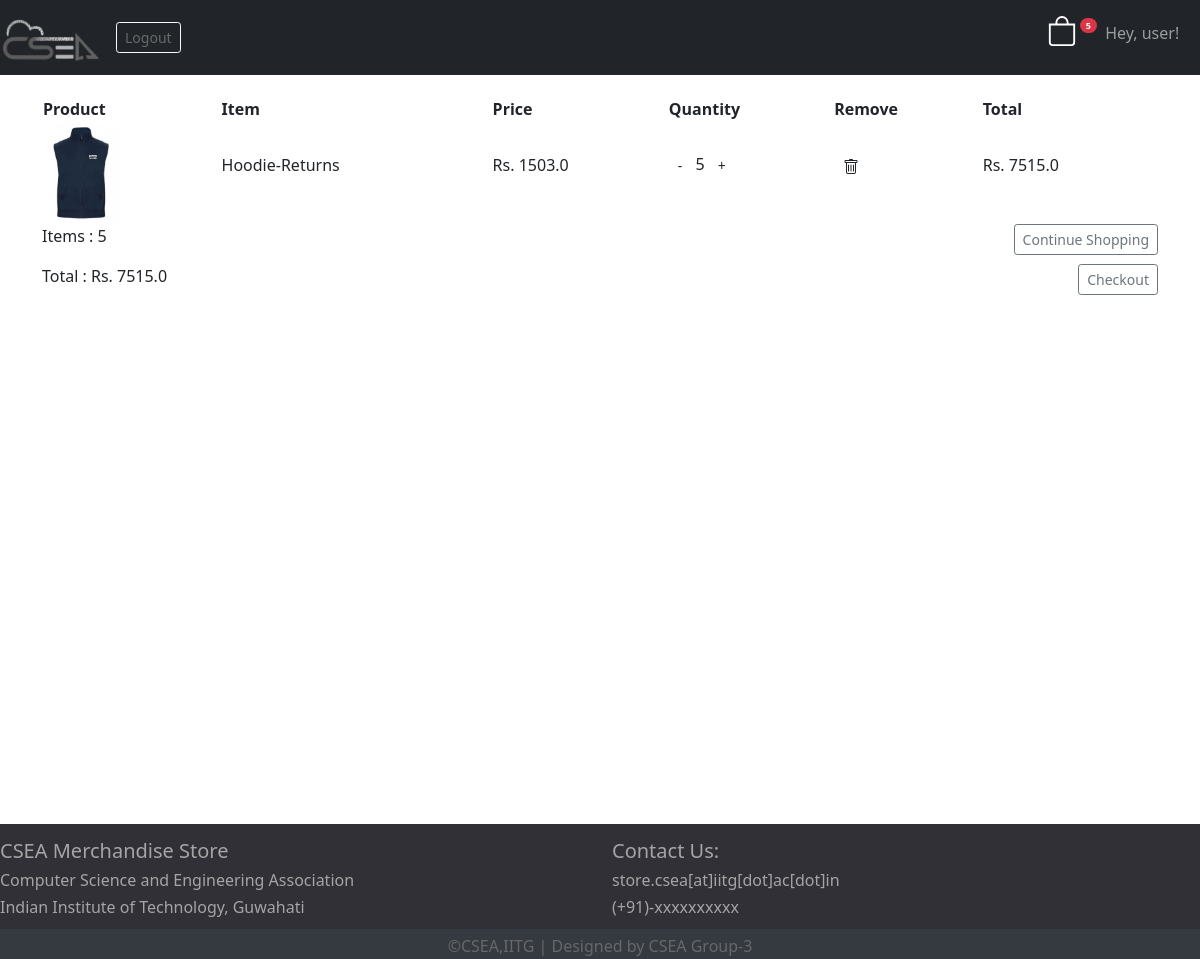
Page /cart/ (signed in) on the earlier database version.
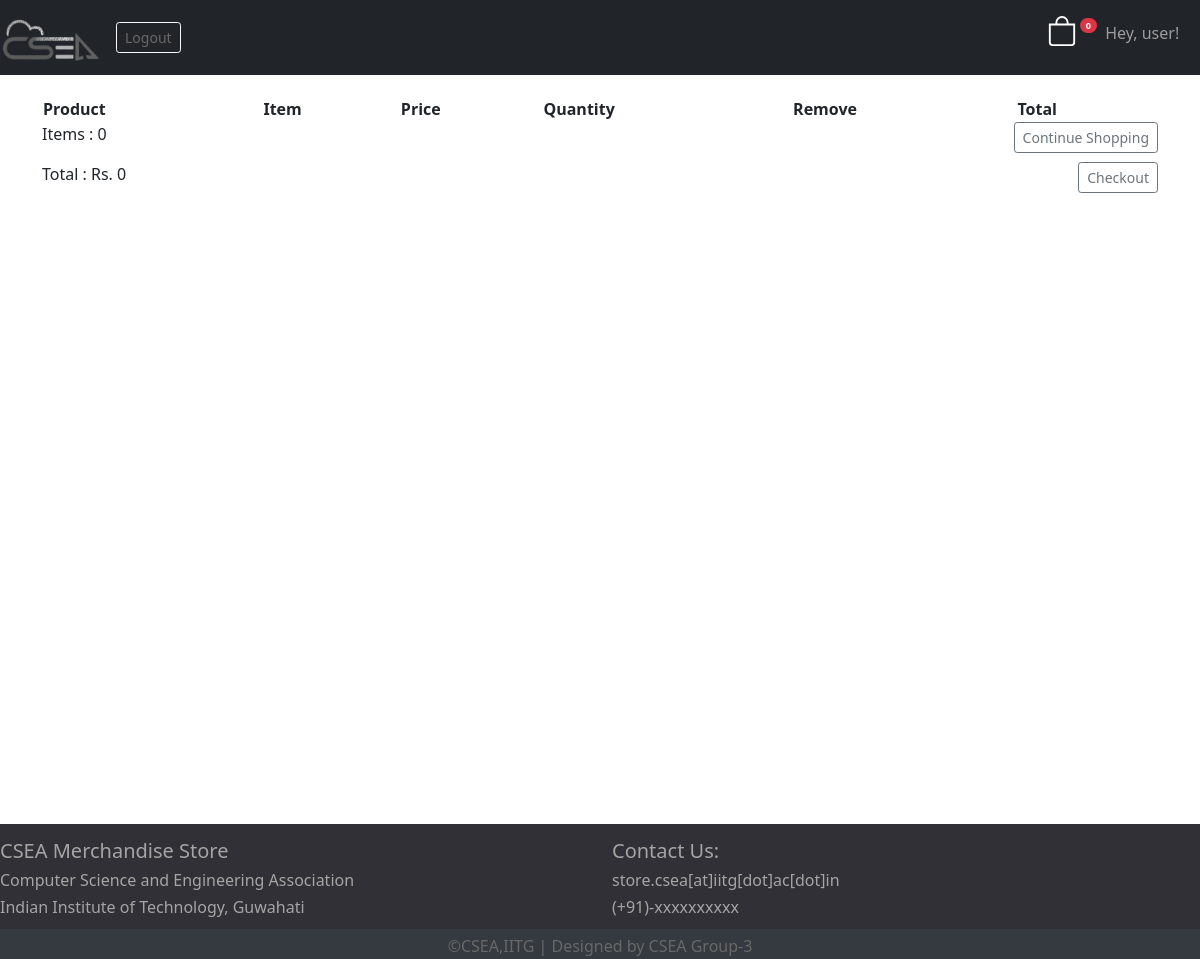
Same page on the later database version.
### store/models.py (models this page shows, shortened)
class Order(models.Model):
    customer = models.ForeignKey(Customer, on_delete = models.SET_NULL, null = True, blank = True)
    date_ordered =  models.DateTimeField(auto_now_add = True)
    complete = models.BooleanField(default = False)
    transaction_id = models.CharField(max_length = 100, null=True)
    @property
    def get_cart_total(self):
        orderitems = self.orderitem_set.all()
        total = sum([item.get_total for item in orderitems])
        return total
    @property
    def get_cart_items(self):
        orderitems = self.orderitem_set.all()
        total = sum([item.quantity for item in orderitems])
        return total

class OrderItem(models.Model):
    product = models.ForeignKey(Product, on_delete = models.SET_NULL, null=True)
    order = models.ForeignKey(Order, on_delete = models.SET_NULL, null=True)
    quantity = models.IntegerField(default=0, null=True, blank = True)
    date_added = models.DateTimeField(auto_now_add = True)
    @property
    def get_total(self):
        total = self.quantity*self.product.price
        return total

class Product(models.Model):
    name = models.CharField(max_length = 200)
    price = models.FloatField()
    digital = models.BooleanField(default = False, null = True, blank = True)
    image = models.ImageField(blank=True)

### store/views.py (the view)
# urls.py: path('cart/', views.cart, name="cart"),
def cart(request):
	if request.user.is_authenticated:
		customer = request.user.customer
		order, created = Order.objects.get_or_create(customer = customer, complete = False)
		items = order.orderitem_set.all()
		cartItems = order.get_cart_items
		context = {'items':items, 'order':order, 'cartItems':cartItems}
	else:
		cookieData= cookieCart(request)
		cartItems = cookieData['cartItems']
		order = cookieData['order']
		items = cookieData['items']
		context = {'items':items, 'order':order, 'cartItems':cartItems}
	return render(request, 'store/cart.html', context)

### store/templates/store/cart.html (shortened to what this page needs)
{% extends 'store/main.html' %}
{% load static %}
{% block content %}
    <div class="cart-row">
        <table style="width:100%">
                <tr>
                    <th>Product</th>
                    <th>Item</th>
                    <th>Price</th>
                    <th>Quantity</th>
                    <th>Remove</th>
                    <th>Total</th>
                </tr>
                {% for item in items %}
                <tr>
                    <td><img class="row-image" src="{{item.product.image.url}}"></td>
                    <td><p>{{item.product.name}}</p></td>
                    <td><p>Rs. {{item.product.price}}</p></td>
                    <td><p>
                        <button class="btn btn-sm update-cart" data-action="remove" data-product="{{item.product.name}}">
                            -
                        </button>
                        {{item.quantity}}
                        <button class="btn btn-sm update-cart" data-action="add" data-product="{{item.product.name}}">
                            +
                        </button>
                    </p></td>
                    <td><p><button class="btn btn-sm update-cart" data-action="del" data-product="{{item.product.name}}">
                    </button></p></td>
                    <td><p>Rs. {{item.get_total}}</p></td>
                </tr>
                {% endfor %}
        </table>
    </div>
    <div class="row">
        <div class="col-lg-12">
            <a href="{% url 'store' %}"><button  class="btn btn-outline-secondary btn-sm" style="float:right">Continue Shopping</button></a>
            <p style="float:left">Items : {{order.get_cart_items}}</p>
            <p style="float:left">Total : Rs. {{order.get_cart_total}}</p>
            <a href="{% url 'checkout' %}"><button  class="btn btn-outline-secondary btn-sm" style="float:right">Checkout</button></a>
        </div>
    </div>
{% endblock content %}

### store/templates/store/main.html (shortened to what this page needs)
<!DOCTYPE html>
{% load static %}
<html>
    <head> <link rel="shortcut icon" href="">
        <link rel="stylesheet" type="text/css" href="{% static 'css/main.css' %}">
        <link href="https://cdn.jsdelivr.net/npm/bootstrap@5.0.0-beta1/dist/css/bootstrap.min.css" rel="stylesheet">
    </head>
<body>
    <nav class="navbar navbar-expand-lg fixed-top navbar-dark bg-dark">
        <a class="navbar-brand" href="{% url 'store' %}">
            <img src="{% static 'images/csealogo.png' %}" width="100">
        </a>
    {% if user.is_authenticated %}
        <ul class="navbar-nav ml-auto">
            <li class="nav-item">
                <a href="{% url 'signout' %}" class="btn btn-outline-light btn-sm">
                    Logout
                </a>
            </li>
    {% endif %}
        </ul>
        <ul class="navbar-nav ms-auto">
            <li class="nav-item mb-auto">
                <a href="{% url 'cart' %}" style="color:white">
                      <sup> <span class="badge bg-danger rounded-pill ">{{order.get_cart_items}}</span>
                  </sup></button>
                </a>
            </li>
            <li class="navbar-text mb-auto">
                {% if user.is_authenticated %}
                       <h6>&nbsp;&nbsp;Hey, {{user.username}}!&nbsp;&nbsp;&nbsp;&nbsp;&nbsp;</h6>
                {% else %}
                    <a href="{% url 'signin' %}" >
                        &nbsp;&nbsp;Guest&nbsp;&nbsp;
                    </a>
                {% endif %}
            </li>
        </ul>
    </nav>
<div class="container">
    <br>
    <br>
    <br>
    <br>
    {% block content %}
    {% endblock content %}
</div>
<br>
<div class="footer" >
    <div class="row">
            <div class="col-lg-6">
                <h5>CSEA Merchandise Store</h5>
                <h6>Computer Science and Engineering Association</h6>
                <h6>Indian Institute of Technology, Guwahati</h6>
            </div>
            <div class="col-lg-6" >
                <h5>Contact Us:</h5>
                <h6>store.csea[at]iitg[dot]ac[dot]in</h6>
                <h6>(+91)-xxxxxxxxxx</h6>
            </div>
    </div>
    <div class="footer-bottom">
        &copy;CSEA,IITG | Designed by CSEA Group-3
    </div>
</div>
</body>
</html>

Differences in the rows shown:
no longer on this page (row edited): Order: get_cart_items "5", get_cart_total "7515.0"
removed OrderItem: product.image (picture), product.name "Hoodie-Returns", product.price "1503.0", quantity "5", get_total "7515.0"
added Order: get_cart_items "0", get_cart_total "0"
